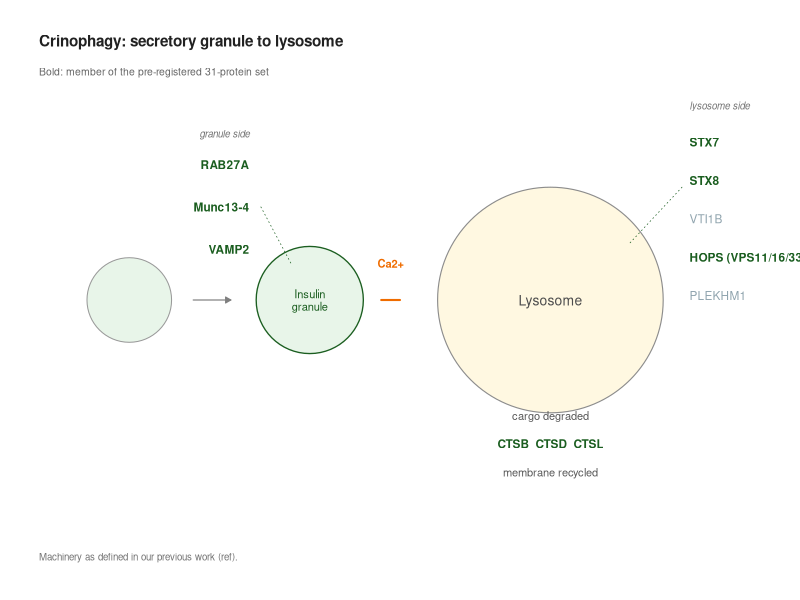
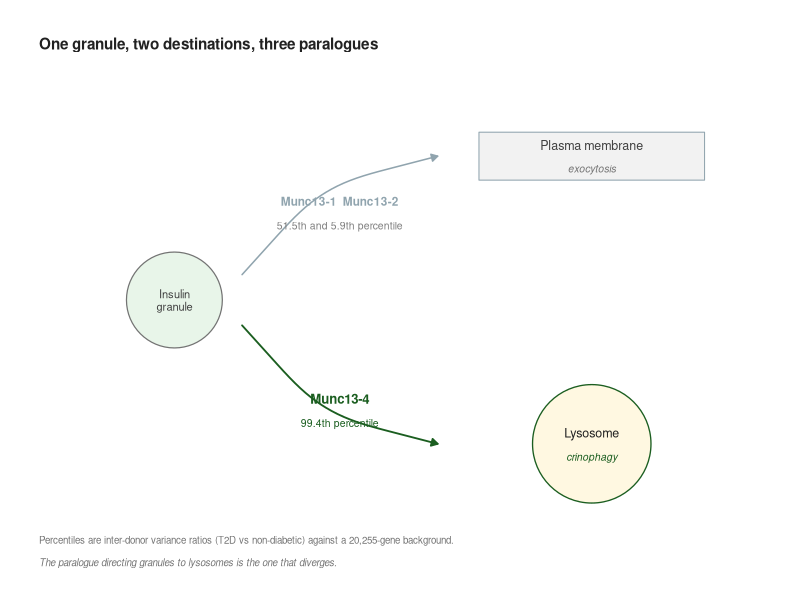

R code for these plots, in order:
# =====================================================================
# Two schematics as editable vector PDFs
#
#   Fig 1B  Crinophagy machinery, with frozen-set members marked
#   Fig 3D  Munc13 paralogue divergence: two destinations, one family
#
# EDITABILITY. Output is written with grDevices::pdf(), so every
# element is a vector object with live text. Opening either file in
# Illustrator or Inkscape gives editable paths and editable type; no
# rasterisation, no outlined fonts. If your Illustrator shows text as
# outlines, set useDingbats = FALSE (done below) and check that the
# font is embedded rather than substituted.
#
# WHY DRAWN RATHER THAN DIAGRAMMED. These use base grid graphics so
# the geometry is explicit and adjustable. Nothing here is data; both
# are illustrations of published mechanism (ours) and of the analysis
# design.
# =====================================================================

setwd(Sys.getenv("HUMAN_ISLETS_DIR", "."))
FIGS <- "figures"
dir.create(FIGS, showWarnings = FALSE)

library(grid)

# palette, matched to the data figures
GREEN  <- "#1b5e20"   # crinophagy / frozen set
GREY   <- "#90a4ae"   # comparator / not in set
ORANGE <- "#ef6c00"   # highlighted
LIGHT  <- "#e8f5e9"
SAND   <- "#fff8e1"
INK    <- "#212121"


# =====================================================================
# FIGURE 1B - crinophagy machinery
# =====================================================================

pdf(file.path(FIGS, "Fig1B_crinophagy_schematic.pdf"),
    width = 7, height = 4.6, useDingbats = FALSE)

grid.newpage()
pushViewport(viewport(width = .94, height = .94))

grid.text("Crinophagy: secretory granule to lysosome",
          x = .02, y = .96, just = "left",
          gp = gpar(fontsize = 11, fontface = "bold", col = INK))
grid.text("Bold: member of the pre-registered 31-protein set",
          x = .02, y = .905, just = "left",
          gp = gpar(fontsize = 7.5, col = "grey40"))

# --- lysosome ---
grid.circle(x = .70, y = .50, r = .20,
            gp = gpar(fill = SAND, col = "grey55", lwd = 1.1))
grid.text("Lysosome", x = .70, y = .50,
          gp = gpar(fontsize = 10, col = "grey30"))

# --- granule, docked ---
grid.circle(x = .38, y = .50, r = .095,
            gp = gpar(fill = LIGHT, col = GREEN, lwd = 1.3))
grid.text("Insulin\ngranule", x = .38, y = .50,
          gp = gpar(fontsize = 8, col = GREEN, lineheight = .95))

# --- granule approaching ---
grid.circle(x = .14, y = .50, r = .075,
            gp = gpar(fill = LIGHT, col = "grey60", lwd = 1))
grid.lines(x = c(.225, .275), y = c(.50, .50),
           arrow = arrow(length = unit(.06, "inches"), type = "closed"),
           gp = gpar(col = "grey50", lwd = 1.1, fill = "grey50"))

# --- granule-side machinery ---
gran <- c("RAB27A", "Munc13-4", "VAMP2")
for (i in seq_along(gran)) {
  y <- .74 - (i - 1) * .075
  grid.text(gran[i], x = .30, y = y, just = "right",
            gp = gpar(fontsize = 8.5, fontface = "bold", col = GREEN))
}
grid.lines(x = c(.315, .355), y = c(.665, .565),
           gp = gpar(col = GREEN, lwd = .7, lty = "dotted"))
grid.text("granule side", x = .30, y = .795, just = "right",
          gp = gpar(fontsize = 7, col = "grey45", fontface = "italic"))

# --- lysosome-side machinery ---
lys <- c("STX7", "STX8", "VTI1B", "HOPS (VPS11/16/33A)", "PLEKHM1")
for (i in seq_along(lys)) {
  y <- .78 - (i - 1) * .068
  bold <- lys[i] %in% c("STX7", "STX8", "HOPS (VPS11/16/33A)")
  grid.text(lys[i], x = .885, y = y, just = "left",
            gp = gpar(fontsize = 8.5,
                      fontface = if (bold) "bold" else "plain",
                      col = if (bold) GREEN else GREY))
}
grid.lines(x = c(.875, .805), y = c(.70, .60),
           gp = gpar(col = GREEN, lwd = .7, lty = "dotted"))
grid.text("lysosome side", x = .885, y = .845, just = "left",
          gp = gpar(fontsize = 7, col = "grey45", fontface = "italic"))

# --- fusion interface ---
grid.lines(x = c(.475, .50), y = c(.50, .50),
           gp = gpar(col = ORANGE, lwd = 2))
grid.text("Ca2+", x = .4875, y = .565,
          gp = gpar(fontsize = 8, col = ORANGE, fontface = "bold"))

# --- degradation output ---
grid.text("cargo degraded", x = .70, y = .295,
          gp = gpar(fontsize = 8, col = "grey35"))
grid.text("CTSB  CTSD  CTSL", x = .70, y = .245,
          gp = gpar(fontsize = 8.5, fontface = "bold", col = GREEN))
grid.text("membrane recycled", x = .70, y = .195,
          gp = gpar(fontsize = 8, col = "grey35"))

# --- footnote ---
grid.text("Machinery as defined in our previous work (ref).",
          x = .02, y = .045, just = "left",
          gp = gpar(fontsize = 7, col = "grey45"))

popViewport()
dev.off()

cat("Wrote Fig1B_crinophagy_schematic.pdf\n")


# =====================================================================
# FIGURE 3D - Munc13 paralogue divergence
# =====================================================================

pdf(file.path(FIGS, "Fig3D_munc13_schematic.pdf"),
    width = 6.6, height = 4.2, useDingbats = FALSE)

grid.newpage()
pushViewport(viewport(width = .94, height = .94))

grid.text("One granule, two destinations, three paralogues",
          x = .02, y = .955, just = "left",
          gp = gpar(fontsize = 11, fontface = "bold", col = INK))

# --- central granule ---
grid.circle(x = .20, y = .50, r = .085,
            gp = gpar(fill = LIGHT, col = "grey45", lwd = 1.2))
grid.text("Insulin\ngranule", x = .20, y = .50,
          gp = gpar(fontsize = 8, col = "grey25", lineheight = .95))

# --- upper branch: exocytosis ---
grid.curve(x1 = .29, y1 = .545, x2 = .55, y2 = .755,
           curvature = -.3, square = FALSE,
           arrow = arrow(length = unit(.07, "inches"), type = "closed"),
           gp = gpar(col = GREY, lwd = 1.5, fill = GREY))
grid.rect(x = .755, y = .755, width = .30, height = .085,
          gp = gpar(fill = "grey95", col = GREY, lwd = 1))
grid.text("Plasma membrane", x = .755, y = .775,
          gp = gpar(fontsize = 9, col = "grey25"))
grid.text("exocytosis", x = .755, y = .733,
          gp = gpar(fontsize = 7.5, col = "grey45", fontface = "italic"))

grid.text("Munc13-1  Munc13-2", x = .42, y = .675,
          gp = gpar(fontsize = 8.5, col = GREY, fontface = "bold"))
grid.text("51.5th and 5.9th percentile", x = .42, y = .632,
          gp = gpar(fontsize = 7.5, col = "grey50"))

# --- lower branch: crinophagy ---
grid.curve(x1 = .29, y1 = .455, x2 = .55, y2 = .245,
           curvature = .3, square = FALSE,
           arrow = arrow(length = unit(.07, "inches"), type = "closed"),
           gp = gpar(col = GREEN, lwd = 1.8, fill = GREEN))
grid.circle(x = .755, y = .245, r = .105,
            gp = gpar(fill = SAND, col = GREEN, lwd = 1.3))
grid.text("Lysosome", x = .755, y = .265,
          gp = gpar(fontsize = 9, col = INK))
grid.text("crinophagy", x = .755, y = .222,
          gp = gpar(fontsize = 7.5, col = GREEN, fontface = "italic"))

grid.text("Munc13-4", x = .42, y = .325,
          gp = gpar(fontsize = 9.5, col = GREEN, fontface = "bold"))
grid.text("99.4th percentile", x = .42, y = .282,
          gp = gpar(fontsize = 7.5, col = GREEN))

# --- caption ---
grid.text(paste("Percentiles are inter-donor variance ratios (T2D vs non-diabetic)",
                "against a 20,255-gene background."),
          x = .02, y = .075, just = "left",
          gp = gpar(fontsize = 7, col = "grey45"))
grid.text("The paralogue directing granules to lysosomes is the one that diverges.",
          x = .02, y = .035, just = "left",
          gp = gpar(fontsize = 7, col = "grey45", fontface = "italic"))

popViewport()
dev.off()

cat("Wrote Fig3D_munc13_schematic.pdf\n")
cat("\nBoth are vector PDFs with live text. Open in Illustrator or\n")
cat("Inkscape to adjust geometry, wording or colour.\n")
